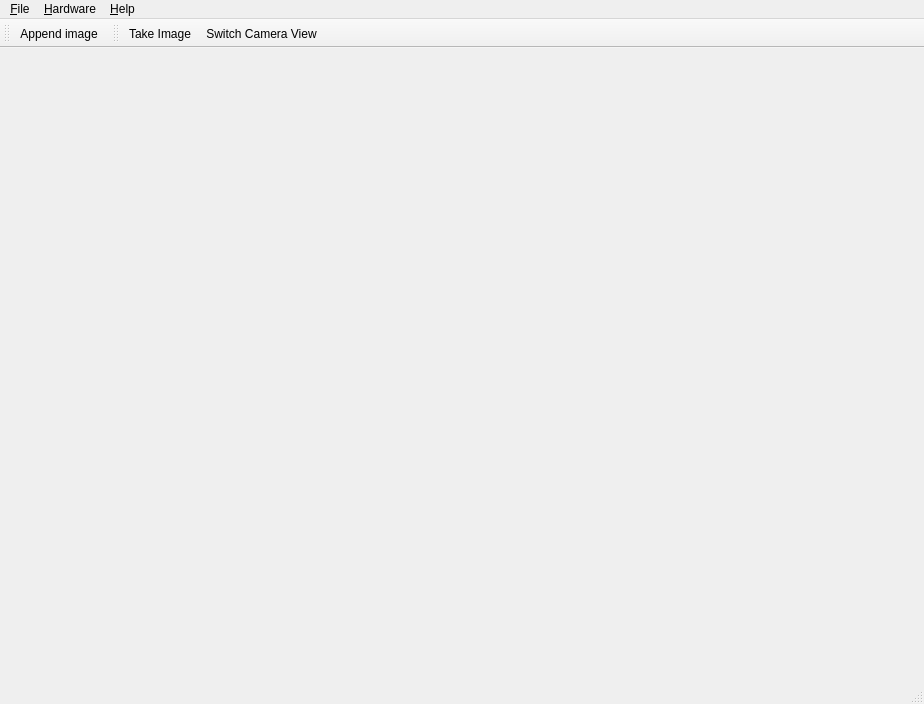
<?xml version="1.0" encoding="UTF-8"?>
<ui version="4.0">
 <class>MainWin</class>
 <widget class="QMainWindow" name="MainWin">
  <property name="geometry">
   <rect>
    <x>0</x>
    <y>0</y>
    <width>924</width>
    <height>704</height>
   </rect>
  </property>
  <property name="windowTitle">
   <string>Microscope</string>
  </property>
  <widget class="QWidget" name="centralwidget"/>
  <widget class="QMenuBar" name="mbMain">
   <property name="geometry">
    <rect>
     <x>0</x>
     <y>0</y>
     <width>924</width>
     <height>18</height>
    </rect>
   </property>
   <widget class="QMenu" name="mFile">
    <property name="title">
     <string>&amp;File</string>
    </property>
    <widget class="QMenu" name="mRecent">
     <property name="title">
      <string>Recent images</string>
     </property>
    </widget>
    <addaction name="actReset"/>
    <addaction name="separator"/>
    <addaction name="actAppendImage"/>
    <addaction name="mRecent"/>
    <addaction name="separator"/>
    <addaction name="actSaveImage"/>
    <addaction name="actSaveResults"/>
    <addaction name="separator"/>
    <addaction name="actExit"/>
   </widget>
   <widget class="QMenu" name="menu_Help">
    <property name="title">
     <string>&amp;Help</string>
    </property>
    <addaction name="actAbout"/>
   </widget>
   <widget class="QMenu" name="menu_Hardware">
    <property name="title">
     <string>&amp;Hardware</string>
    </property>
    <addaction name="actConnDevices"/>
    <addaction name="actDisconnDevices"/>
    <addaction name="separator"/>
    <addaction name="actConnController"/>
    <addaction name="actConnCamera"/>
   </widget>
   <addaction name="mFile"/>
   <addaction name="menu_Hardware"/>
   <addaction name="menu_Help"/>
  </widget>
  <widget class="QStatusBar" name="sbMain"/>
  <widget class="QToolBar" name="tbNormal">
   <property name="windowTitle">
    <string>toolBar</string>
   </property>
   <attribute name="toolBarArea">
    <enum>TopToolBarArea</enum>
   </attribute>
   <attribute name="toolBarBreak">
    <bool>false</bool>
   </attribute>
   <addaction name="actAppendImage"/>
  </widget>
  <widget class="QToolBar" name="tbCamera">
   <property name="windowTitle">
    <string>toolBar_2</string>
   </property>
   <attribute name="toolBarArea">
    <enum>TopToolBarArea</enum>
   </attribute>
   <attribute name="toolBarBreak">
    <bool>false</bool>
   </attribute>
   <addaction name="actTakeImage"/>
   <addaction name="actSwitchCameraView"/>
  </widget>
  <action name="actTakeImage">
   <property name="text">
    <string>Take Image</string>
   </property>
   <property name="toolTip">
    <string>Take image from live camera</string>
   </property>
   <property name="shortcut">
    <string>Ctrl+T</string>
   </property>
  </action>
  <action name="actStiching">
   <property name="text">
    <string>Stiching</string>
   </property>
   <property name="toolTip">
    <string>Start stiching images on board</string>
   </property>
  </action>
  <action name="actAbortCamStit">
   <property name="text">
    <string>Stop</string>
   </property>
   <property name="toolTip">
    <string>Abort hte camera stitching process</string>
   </property>
   <property name="shortcut">
    <string>Ctrl+A</string>
   </property>
  </action>
  <action name="actAbortAutoCamStit">
   <property name="text">
    <string>Stop</string>
   </property>
   <property name="toolTip">
    <string>Abort the auto camera stitch process</string>
   </property>
  </action>
  <action name="actAutoCamStit">
   <property name="text">
    <string>Auto Camera Stitching</string>
   </property>
   <property name="toolTip">
    <string>Run the automatic camera stitching mode</string>
   </property>
  </action>
  <action name="actAbout">
   <property name="text">
    <string>About Microscope</string>
   </property>
   <property name="toolTip">
    <string>Microscope information</string>
   </property>
  </action>
  <action name="actConnController">
   <property name="checkable">
    <bool>true</bool>
   </property>
   <property name="text">
    <string>Connect controller</string>
   </property>
  </action>
  <action name="actConnCamera">
   <property name="checkable">
    <bool>true</bool>
   </property>
   <property name="text">
    <string>Connect camera</string>
   </property>
  </action>
  <action name="actConnDevices">
   <property name="text">
    <string>Connect all devices</string>
   </property>
   <property name="shortcut">
    <string>Ctrl+C</string>
   </property>
  </action>
  <action name="actDisconnDevices">
   <property name="text">
    <string>Disconnect all devices</string>
   </property>
   <property name="shortcut">
    <string>Ctrl+D</string>
   </property>
  </action>
  <action name="actSaveImage">
   <property name="text">
    <string>Save stitched image</string>
   </property>
   <property name="shortcut">
    <string>Ctrl+S</string>
   </property>
  </action>
  <action name="actSaveResults">
   <property name="text">
    <string>Save all images</string>
   </property>
   <property name="toolTip">
    <string>Save the calculation results for particle distribution</string>
   </property>
   <property name="shortcut">
    <string>Ctrl+S</string>
   </property>
  </action>
  <action name="actExit">
   <property name="text">
    <string>&amp;Exit</string>
   </property>
   <property name="shortcut">
    <string>Ctrl+Q</string>
   </property>
  </action>
  <action name="actReset">
   <property name="text">
    <string>Reset all</string>
   </property>
   <property name="toolTip">
    <string>Reset the whole application</string>
   </property>
   <property name="shortcut">
    <string>Ctrl+R</string>
   </property>
  </action>
  <action name="actAppendImage">
   <property name="text">
    <string>Append image</string>
   </property>
   <property name="shortcut">
    <string>Ctrl+O</string>
   </property>
  </action>
  <action name="actSwitchCameraView">
   <property name="text">
    <string>Switch Camera View</string>
   </property>
  </action>
 </widget>
 <resources/>
 <connections>
  <connection>
   <sender>actAbortCamStit</sender>
   <signal>triggered()</signal>
   <receiver>MainWin</receiver>
   <slot>abortCameraStitching()</slot>
   <hints>
    <hint type="sourcelabel">
     <x>-1</x>
     <y>-1</y>
    </hint>
    <hint type="destinationlabel">
     <x>242</x>
     <y>195</y>
    </hint>
   </hints>
  </connection>
  <connection>
   <sender>actAbortAutoCamStit</sender>
   <signal>triggered()</signal>
   <receiver>MainWin</receiver>
   <slot>abortAutoCameraStitching()</slot>
   <hints>
    <hint type="sourcelabel">
     <x>-1</x>
     <y>-1</y>
    </hint>
    <hint type="destinationlabel">
     <x>242</x>
     <y>195</y>
    </hint>
   </hints>
  </connection>
  <connection>
   <sender>actAutoCamStit</sender>
   <signal>triggered()</signal>
   <receiver>MainWin</receiver>
   <slot>runAutoCameraStitching()</slot>
   <hints>
    <hint type="sourcelabel">
     <x>-1</x>
     <y>-1</y>
    </hint>
    <hint type="destinationlabel">
     <x>361</x>
     <y>270</y>
    </hint>
   </hints>
  </connection>
  <connection>
   <sender>actAbout</sender>
   <signal>triggered()</signal>
   <receiver>MainWin</receiver>
   <slot>about()</slot>
   <hints>
    <hint type="sourcelabel">
     <x>-1</x>
     <y>-1</y>
    </hint>
    <hint type="destinationlabel">
     <x>361</x>
     <y>270</y>
    </hint>
   </hints>
  </connection>
  <connection>
   <sender>actConnCamera</sender>
   <signal>triggered()</signal>
   <receiver>MainWin</receiver>
   <slot>connectCamera()</slot>
   <hints>
    <hint type="sourcelabel">
     <x>-1</x>
     <y>-1</y>
    </hint>
    <hint type="destinationlabel">
     <x>361</x>
     <y>270</y>
    </hint>
   </hints>
  </connection>
  <connection>
   <sender>actConnController</sender>
   <signal>triggered()</signal>
   <receiver>MainWin</receiver>
   <slot>connectController()</slot>
   <hints>
    <hint type="sourcelabel">
     <x>-1</x>
     <y>-1</y>
    </hint>
    <hint type="destinationlabel">
     <x>361</x>
     <y>270</y>
    </hint>
   </hints>
  </connection>
  <connection>
   <sender>actConnDevices</sender>
   <signal>triggered()</signal>
   <receiver>MainWin</receiver>
   <slot>connectDevices()</slot>
   <hints>
    <hint type="sourcelabel">
     <x>-1</x>
     <y>-1</y>
    </hint>
    <hint type="destinationlabel">
     <x>361</x>
     <y>270</y>
    </hint>
   </hints>
  </connection>
  <connection>
   <sender>actDisconnDevices</sender>
   <signal>triggered()</signal>
   <receiver>MainWin</receiver>
   <slot>disconnectDevices()</slot>
   <hints>
    <hint type="sourcelabel">
     <x>-1</x>
     <y>-1</y>
    </hint>
    <hint type="destinationlabel">
     <x>361</x>
     <y>270</y>
    </hint>
   </hints>
  </connection>
  <connection>
   <sender>actReset</sender>
   <signal>triggered()</signal>
   <receiver>MainWin</receiver>
   <slot>reset()</slot>
   <hints>
    <hint type="sourcelabel">
     <x>-1</x>
     <y>-1</y>
    </hint>
    <hint type="destinationlabel">
     <x>361</x>
     <y>270</y>
    </hint>
   </hints>
  </connection>
  <connection>
   <sender>actSaveImage</sender>
   <signal>triggered()</signal>
   <receiver>MainWin</receiver>
   <slot>saveImage()</slot>
   <hints>
    <hint type="sourcelabel">
     <x>-1</x>
     <y>-1</y>
    </hint>
    <hint type="destinationlabel">
     <x>361</x>
     <y>270</y>
    </hint>
   </hints>
  </connection>
  <connection>
   <sender>actExit</sender>
   <signal>triggered()</signal>
   <receiver>MainWin</receiver>
   <slot>exit()</slot>
   <hints>
    <hint type="sourcelabel">
     <x>-1</x>
     <y>-1</y>
    </hint>
    <hint type="destinationlabel">
     <x>361</x>
     <y>270</y>
    </hint>
   </hints>
  </connection>
  <connection>
   <sender>actAppendImage</sender>
   <signal>triggered()</signal>
   <receiver>MainWin</receiver>
   <slot>openImage()</slot>
   <hints>
    <hint type="sourcelabel">
     <x>-1</x>
     <y>-1</y>
    </hint>
    <hint type="destinationlabel">
     <x>361</x>
     <y>270</y>
    </hint>
   </hints>
  </connection>
  <connection>
   <sender>actTakeImage</sender>
   <signal>triggered()</signal>
   <receiver>MainWin</receiver>
   <slot>takeImage()</slot>
   <hints>
    <hint type="sourcelabel">
     <x>-1</x>
     <y>-1</y>
    </hint>
    <hint type="destinationlabel">
     <x>461</x>
     <y>351</y>
    </hint>
   </hints>
  </connection>
 </connections>
 <slots>
  <slot>runCameraStitching()</slot>
  <slot>abortCameraStitching()</slot>
  <slot>takeImage()</slot>
  <slot>moveTest()</slot>
  <slot>abortAutoCameraStitching()</slot>
  <slot>runAutoCameraStitching()</slot>
  <slot>about()</slot>
  <slot>connectCamera()</slot>
  <slot>connectController()</slot>
  <slot>connectDevices()</slot>
  <slot>disconnectDevices()</slot>
  <slot>saveImage()</slot>
  <slot>saveResults()</slot>
  <slot>reset()</slot>
  <slot>exit()</slot>
  <slot>openImage()</slot>
  <slot>clearRecentImages()</slot>
 </slots>
</ui>
